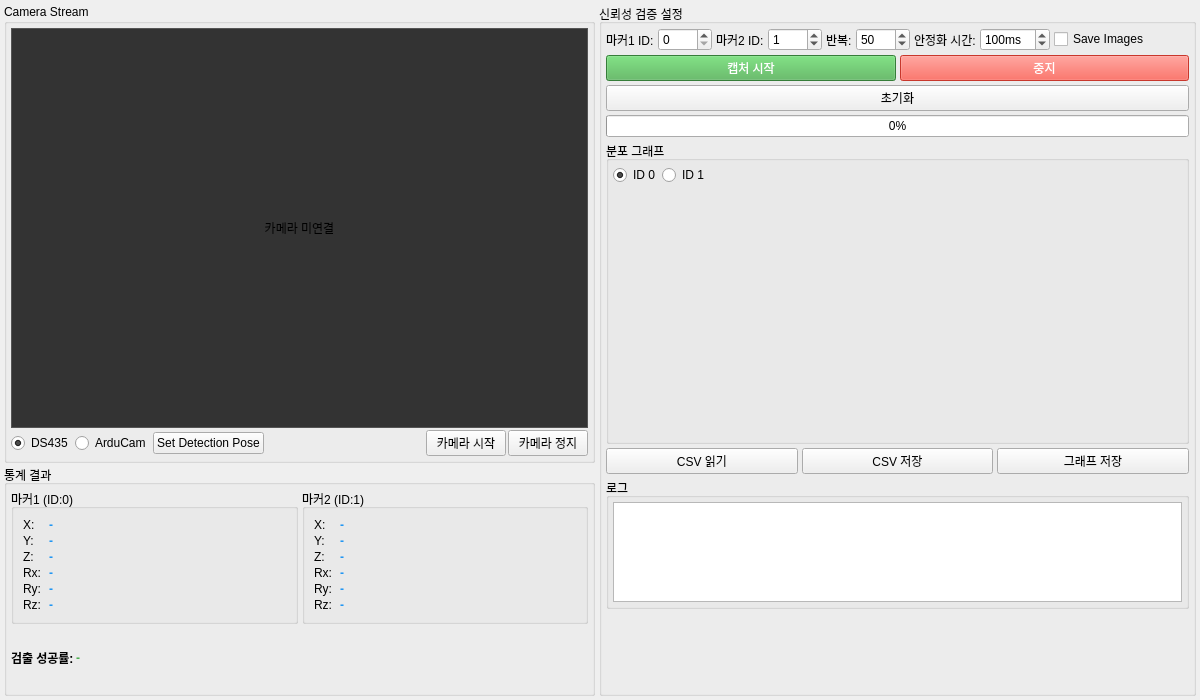
<?xml version="1.0" encoding="UTF-8"?>
<ui version="4.0">
 <class>TabArucoReliability</class>
 <widget class="QWidget" name="TabArucoReliability">
  <property name="geometry">
   <rect>
    <x>0</x>
    <y>0</y>
    <width>1200</width>
    <height>700</height>
   </rect>
  </property>
  <layout class="QHBoxLayout" name="horizontalLayoutArucoReliability">
   <property name="spacing">
    <number>4</number>
   </property>
   <property name="leftMargin">
    <number>4</number>
   </property>
   <property name="topMargin">
    <number>4</number>
   </property>
   <property name="rightMargin">
    <number>4</number>
   </property>
   <property name="bottomMargin">
    <number>4</number>
   </property>
   <!-- Left: Camera Stream + Results -->
   <item>
    <widget class="QWidget" name="widgetLeft">
     <layout class="QVBoxLayout" name="verticalLayoutLeft">
      <property name="spacing">
       <number>2</number>
      </property>
      <property name="leftMargin">
       <number>0</number>
      </property>
      <property name="topMargin">
       <number>0</number>
      </property>
      <property name="rightMargin">
       <number>0</number>
      </property>
      <property name="bottomMargin">
       <number>0</number>
      </property>
      <!-- Camera View -->
      <item>
       <widget class="QGroupBox" name="groupCameraStream">
        <property name="title">
         <string>Camera Stream</string>
        </property>
        <layout class="QVBoxLayout" name="verticalLayoutCamera">
         <property name="spacing">
          <number>2</number>
         </property>
         <property name="leftMargin">
          <number>4</number>
         </property>
         <property name="topMargin">
          <number>4</number>
         </property>
         <property name="rightMargin">
          <number>4</number>
         </property>
         <property name="bottomMargin">
          <number>4</number>
         </property>
         <item>
          <widget class="QLabel" name="labelCameraView">
           <property name="sizePolicy">
            <sizepolicy hsizetype="Expanding" vsizetype="Fixed">
             <horstretch>0</horstretch>
             <verstretch>0</verstretch>
            </sizepolicy>
           </property>
           <property name="minimumSize">
            <size>
             <width>320</width>
             <height>400</height>
            </size>
           </property>
           <property name="maximumSize">
            <size>
             <width>16777215</width>
             <height>400</height>
            </size>
           </property>
           <property name="styleSheet">
            <string>background-color: #333333; border: 1px solid #555555;</string>
           </property>
           <property name="text">
            <string>카메라 미연결</string>
           </property>
           <property name="alignment">
            <set>Qt::AlignCenter</set>
           </property>
          </widget>
         </item>
         <item>
          <layout class="QHBoxLayout" name="horizontalLayoutCameraButtons">
           <item>
            <widget class="QRadioButton" name="radioDS435">
             <property name="text">
              <string>DS435</string>
             </property>
             <property name="checked">
              <bool>true</bool>
             </property>
            </widget>
           </item>
           <item>
            <widget class="QRadioButton" name="radioArduCam">
             <property name="text">
              <string>ArduCam</string>
             </property>
            </widget>
           </item>
           <item>
            <widget class="QPushButton" name="btnSetDetectionPose">
             <property name="text">
              <string>Set Detection Pose</string>
             </property>
            </widget>
           </item>
           <item>
            <spacer name="horizontalSpacerCameraSelect">
             <property name="orientation">
              <enum>Qt::Horizontal</enum>
             </property>
             <property name="sizeHint" stdset="0">
              <size>
               <width>20</width>
               <height>20</height>
              </size>
             </property>
            </spacer>
           </item>
           <item>
            <widget class="QPushButton" name="btnStartCamera">
             <property name="text">
              <string>카메라 시작</string>
             </property>
            </widget>
           </item>
           <item>
            <widget class="QPushButton" name="btnStopCamera">
             <property name="text">
              <string>카메라 정지</string>
             </property>
            </widget>
           </item>
          </layout>
         </item>
        </layout>
       </widget>
      </item>
      <!-- Statistics Results -->
      <item>
       <widget class="QGroupBox" name="groupStatistics">
        <property name="title">
         <string>통계 결과</string>
        </property>
        <layout class="QVBoxLayout" name="verticalLayoutStatistics">
         <property name="spacing">
          <number>2</number>
         </property>
         <property name="leftMargin">
          <number>4</number>
         </property>
         <property name="topMargin">
          <number>4</number>
         </property>
         <property name="rightMargin">
          <number>4</number>
         </property>
         <property name="bottomMargin">
          <number>4</number>
         </property>
         <!-- Dual Marker Layout -->
         <item>
          <layout class="QHBoxLayout" name="horizontalLayoutDualStats">
           <property name="spacing">
            <number>4</number>
           </property>
           <!-- Marker1 Statistics Group -->
           <item>
            <widget class="QGroupBox" name="groupMarker1Stats">
             <property name="title">
              <string>마커1 (ID:0)</string>
             </property>
             <layout class="QFormLayout" name="formLayoutMarker1">
              <property name="horizontalSpacing">
               <number>8</number>
              </property>
              <property name="verticalSpacing">
               <number>2</number>
              </property>
              <item row="0" column="0">
               <widget class="QLabel" name="labelXM1">
                <property name="text">
                 <string>X:</string>
                </property>
               </widget>
              </item>
              <item row="0" column="1">
               <widget class="QLabel" name="labelXMeanValue">
                <property name="text">
                 <string>-</string>
                </property>
                <property name="styleSheet">
                 <string>font-weight: bold; color: #2196F3;</string>
                </property>
               </widget>
              </item>
              <item row="1" column="0">
               <widget class="QLabel" name="labelYM1">
                <property name="text">
                 <string>Y:</string>
                </property>
               </widget>
              </item>
              <item row="1" column="1">
               <widget class="QLabel" name="labelYMeanValue">
                <property name="text">
                 <string>-</string>
                </property>
                <property name="styleSheet">
                 <string>font-weight: bold; color: #2196F3;</string>
                </property>
               </widget>
              </item>
              <item row="2" column="0">
               <widget class="QLabel" name="labelZM1">
                <property name="text">
                 <string>Z:</string>
                </property>
               </widget>
              </item>
              <item row="2" column="1">
               <widget class="QLabel" name="labelZMeanValue">
                <property name="text">
                 <string>-</string>
                </property>
                <property name="styleSheet">
                 <string>font-weight: bold; color: #2196F3;</string>
                </property>
               </widget>
              </item>
              <item row="3" column="0">
               <widget class="QLabel" name="labelRxM1">
                <property name="text">
                 <string>Rx:</string>
                </property>
               </widget>
              </item>
              <item row="3" column="1">
               <widget class="QLabel" name="labelRxMeanValue">
                <property name="text">
                 <string>-</string>
                </property>
                <property name="styleSheet">
                 <string>font-weight: bold; color: #2196F3;</string>
                </property>
               </widget>
              </item>
              <item row="4" column="0">
               <widget class="QLabel" name="labelRyM1">
                <property name="text">
                 <string>Ry:</string>
                </property>
               </widget>
              </item>
              <item row="4" column="1">
               <widget class="QLabel" name="labelRyMeanValue">
                <property name="text">
                 <string>-</string>
                </property>
                <property name="styleSheet">
                 <string>font-weight: bold; color: #2196F3;</string>
                </property>
               </widget>
              </item>
              <item row="5" column="0">
               <widget class="QLabel" name="labelRzM1">
                <property name="text">
                 <string>Rz:</string>
                </property>
               </widget>
              </item>
              <item row="5" column="1">
               <widget class="QLabel" name="labelRzMeanValue">
                <property name="text">
                 <string>-</string>
                </property>
                <property name="styleSheet">
                 <string>font-weight: bold; color: #2196F3;</string>
                </property>
               </widget>
              </item>
             </layout>
            </widget>
           </item>
           <!-- Marker2 Statistics Group -->
           <item>
            <widget class="QGroupBox" name="groupMarker2Stats">
             <property name="title">
              <string>마커2 (ID:1)</string>
             </property>
             <layout class="QFormLayout" name="formLayoutMarker2">
              <property name="horizontalSpacing">
               <number>8</number>
              </property>
              <property name="verticalSpacing">
               <number>2</number>
              </property>
              <item row="0" column="0">
               <widget class="QLabel" name="labelXM2">
                <property name="text">
                 <string>X:</string>
                </property>
               </widget>
              </item>
              <item row="0" column="1">
               <widget class="QLabel" name="labelXMeanValueM2">
                <property name="text">
                 <string>-</string>
                </property>
                <property name="styleSheet">
                 <string>font-weight: bold; color: #2196F3;</string>
                </property>
               </widget>
              </item>
              <item row="1" column="0">
               <widget class="QLabel" name="labelYM2">
                <property name="text">
                 <string>Y:</string>
                </property>
               </widget>
              </item>
              <item row="1" column="1">
               <widget class="QLabel" name="labelYMeanValueM2">
                <property name="text">
                 <string>-</string>
                </property>
                <property name="styleSheet">
                 <string>font-weight: bold; color: #2196F3;</string>
                </property>
               </widget>
              </item>
              <item row="2" column="0">
               <widget class="QLabel" name="labelZM2">
                <property name="text">
                 <string>Z:</string>
                </property>
               </widget>
              </item>
              <item row="2" column="1">
               <widget class="QLabel" name="labelZMeanValueM2">
                <property name="text">
                 <string>-</string>
                </property>
                <property name="styleSheet">
                 <string>font-weight: bold; color: #2196F3;</string>
                </property>
               </widget>
              </item>
              <item row="3" column="0">
               <widget class="QLabel" name="labelRxM2">
                <property name="text">
                 <string>Rx:</string>
                </property>
               </widget>
              </item>
              <item row="3" column="1">
               <widget class="QLabel" name="labelRxMeanValueM2">
                <property name="text">
                 <string>-</string>
                </property>
                <property name="styleSheet">
                 <string>font-weight: bold; color: #2196F3;</string>
                </property>
               </widget>
              </item>
              <item row="4" column="0">
               <widget class="QLabel" name="labelRyM2">
                <property name="text">
                 <string>Ry:</string>
                </property>
               </widget>
              </item>
              <item row="4" column="1">
               <widget class="QLabel" name="labelRyMeanValueM2">
                <property name="text">
                 <string>-</string>
                </property>
                <property name="styleSheet">
                 <string>font-weight: bold; color: #2196F3;</string>
                </property>
               </widget>
              </item>
              <item row="5" column="0">
               <widget class="QLabel" name="labelRzM2">
                <property name="text">
                 <string>Rz:</string>
                </property>
               </widget>
              </item>
              <item row="5" column="1">
               <widget class="QLabel" name="labelRzMeanValueM2">
                <property name="text">
                 <string>-</string>
                </property>
                <property name="styleSheet">
                 <string>font-weight: bold; color: #2196F3;</string>
                </property>
               </widget>
              </item>
             </layout>
            </widget>
           </item>
          </layout>
         </item>
         <!-- Detection Rate -->
         <item>
          <layout class="QHBoxLayout" name="horizontalLayoutDetectionRate">
           <item>
            <widget class="QLabel" name="labelDetectionRate">
             <property name="text">
              <string>검출 성공률:</string>
             </property>
             <property name="styleSheet">
              <string>font-weight: bold;</string>
             </property>
            </widget>
           </item>
           <item>
            <widget class="QLabel" name="labelDetectionRateValue">
             <property name="text">
              <string>-</string>
             </property>
             <property name="styleSheet">
              <string>font-weight: bold; color: #4CAF50;</string>
             </property>
            </widget>
           </item>
           <item>
            <spacer name="horizontalSpacerDetectionRate">
             <property name="orientation">
              <enum>Qt::Horizontal</enum>
             </property>
             <property name="sizeHint" stdset="0">
              <size>
               <width>40</width>
               <height>20</height>
              </size>
             </property>
            </spacer>
           </item>
          </layout>
         </item>
        </layout>
       </widget>
      </item>
     </layout>
    </widget>
   </item>
   <!-- Right: Control Panel -->
   <item>
    <widget class="QGroupBox" name="groupControl">
     <property name="title">
      <string>신뢰성 검증 설정</string>
     </property>
     <property name="minimumSize">
      <size>
       <width>300</width>
       <height>0</height>
      </size>
     </property>
     <layout class="QVBoxLayout" name="verticalLayoutControl">
      <property name="spacing">
       <number>4</number>
      </property>
      <property name="leftMargin">
       <number>4</number>
      </property>
      <property name="topMargin">
       <number>4</number>
      </property>
      <property name="rightMargin">
       <number>4</number>
      </property>
      <property name="bottomMargin">
       <number>4</number>
      </property>
      <!-- Settings (Dual Tag ID, Repeat Count, Stabilization Delay) -->
      <item>
       <layout class="QHBoxLayout" name="horizontalLayoutSettings">
        <item>
         <widget class="QLabel" name="labelTagID1">
          <property name="text">
           <string>마커1 ID:</string>
          </property>
         </widget>
        </item>
        <item>
         <widget class="QSpinBox" name="spinTagID1">
          <property name="minimum">
           <number>0</number>
          </property>
          <property name="maximum">
           <number>1000</number>
          </property>
          <property name="value">
           <number>0</number>
          </property>
         </widget>
        </item>
        <item>
         <widget class="QLabel" name="labelTagID2">
          <property name="text">
           <string>마커2 ID:</string>
          </property>
         </widget>
        </item>
        <item>
         <widget class="QSpinBox" name="spinTagID2">
          <property name="minimum">
           <number>0</number>
          </property>
          <property name="maximum">
           <number>1000</number>
          </property>
          <property name="value">
           <number>1</number>
          </property>
         </widget>
        </item>
        <item>
         <widget class="QLabel" name="labelRepeatCount">
          <property name="text">
           <string>반복:</string>
          </property>
         </widget>
        </item>
        <item>
         <widget class="QSpinBox" name="spinRepeatCount">
          <property name="minimum">
           <number>10</number>
          </property>
          <property name="maximum">
           <number>1000</number>
          </property>
          <property name="singleStep">
           <number>10</number>
          </property>
          <property name="value">
           <number>50</number>
          </property>
         </widget>
        </item>
        <item>
         <widget class="QLabel" name="labelStabilizationDelay">
          <property name="text">
           <string>안정화 시간:</string>
          </property>
          <property name="toolTip">
           <string>캡처 간 대기 시간</string>
          </property>
         </widget>
        </item>
        <item>
         <widget class="QSpinBox" name="spinStabilizationDelay">
          <property name="minimum">
           <number>0</number>
          </property>
          <property name="maximum">
           <number>2000</number>
          </property>
          <property name="singleStep">
           <number>50</number>
          </property>
          <property name="value">
           <number>100</number>
          </property>
          <property name="suffix">
           <string>ms</string>
          </property>
         </widget>
        </item>
        <item>
         <widget class="QCheckBox" name="checkSaveImages">
          <property name="text">
           <string>Save Images</string>
          </property>
          <property name="toolTip">
           <string>캡처 시 이미지와 CSV를 타임스탬프 폴더에 저장</string>
          </property>
         </widget>
        </item>
        <item>
         <spacer name="horizontalSpacerSettings">
          <property name="orientation">
           <enum>Qt::Horizontal</enum>
          </property>
          <property name="sizeHint" stdset="0">
           <size>
            <width>40</width>
            <height>20</height>
           </size>
          </property>
         </spacer>
        </item>
       </layout>
      </item>
      <!-- Control Buttons -->
      <item>
       <layout class="QHBoxLayout" name="horizontalLayoutControlButtons">
        <item>
         <widget class="QPushButton" name="btnStartCapture">
          <property name="text">
           <string>캡처 시작</string>
          </property>
          <property name="styleSheet">
           <string>background-color: #4CAF50; color: white;</string>
          </property>
         </widget>
        </item>
        <item>
         <widget class="QPushButton" name="btnStopCapture">
          <property name="text">
           <string>중지</string>
          </property>
          <property name="styleSheet">
           <string>background-color: #F44336; color: white;</string>
          </property>
          <property name="enabled">
           <bool>false</bool>
          </property>
         </widget>
        </item>
       </layout>
      </item>
      <item>
       <widget class="QPushButton" name="btnReset">
        <property name="text">
         <string>초기화</string>
        </property>
       </widget>
      </item>
      <!-- Progress Bar -->
      <item>
       <widget class="QProgressBar" name="progressBar">
        <property name="value">
         <number>0</number>
        </property>
        <property name="textVisible">
         <bool>true</bool>
        </property>
       </widget>
      </item>
      <!-- Graph Area -->
      <item>
       <widget class="QGroupBox" name="groupGraphs">
        <property name="title">
         <string>분포 그래프</string>
        </property>
        <layout class="QVBoxLayout" name="verticalLayoutGraphs">
         <property name="spacing">
          <number>2</number>
         </property>
         <property name="leftMargin">
          <number>4</number>
         </property>
         <property name="topMargin">
          <number>4</number>
         </property>
         <property name="rightMargin">
          <number>4</number>
         </property>
         <property name="bottomMargin">
          <number>4</number>
         </property>
         <!-- Graph Marker Selection -->
         <item>
          <layout class="QHBoxLayout" name="horizontalLayoutGraphSelect">
           <item>
            <widget class="QRadioButton" name="radioGraphID0">
             <property name="text">
              <string>ID 0</string>
             </property>
             <property name="checked">
              <bool>true</bool>
             </property>
            </widget>
           </item>
           <item>
            <widget class="QRadioButton" name="radioGraphID1">
             <property name="text">
              <string>ID 1</string>
             </property>
            </widget>
           </item>
           <item>
            <spacer name="horizontalSpacerGraphSelect">
             <property name="orientation">
              <enum>Qt::Horizontal</enum>
             </property>
             <property name="sizeHint" stdset="0">
              <size>
               <width>40</width>
               <height>20</height>
              </size>
             </property>
            </spacer>
           </item>
          </layout>
         </item>
         <item>
          <widget class="QWidget" name="widgetGraphCanvas">
           <property name="minimumSize">
            <size>
             <width>300</width>
             <height>250</height>
            </size>
           </property>
          </widget>
         </item>
        </layout>
       </widget>
      </item>
      <!-- Export Buttons -->
      <item>
       <layout class="QHBoxLayout" name="horizontalLayoutExport">
        <item>
         <widget class="QPushButton" name="btnLoadCSV">
          <property name="text">
           <string>CSV 읽기</string>
          </property>
         </widget>
        </item>
        <item>
         <widget class="QPushButton" name="btnExportCSV">
          <property name="text">
           <string>CSV 저장</string>
          </property>
         </widget>
        </item>
        <item>
         <widget class="QPushButton" name="btnExportGraph">
          <property name="text">
           <string>그래프 저장</string>
          </property>
         </widget>
        </item>
       </layout>
      </item>
      <!-- Log Area -->
      <item>
       <widget class="QGroupBox" name="groupLog">
        <property name="title">
         <string>로그</string>
        </property>
        <layout class="QVBoxLayout" name="verticalLayoutLog">
         <property name="spacing">
          <number>2</number>
         </property>
         <property name="leftMargin">
          <number>4</number>
         </property>
         <property name="topMargin">
          <number>4</number>
         </property>
         <property name="rightMargin">
          <number>4</number>
         </property>
         <property name="bottomMargin">
          <number>4</number>
         </property>
         <item>
          <widget class="QPlainTextEdit" name="textLog">
           <property name="minimumSize">
            <size>
             <width>0</width>
             <height>100</height>
            </size>
           </property>
           <property name="maximumSize">
            <size>
             <width>16777215</width>
             <height>100</height>
            </size>
           </property>
           <property name="readOnly">
            <bool>true</bool>
           </property>
          </widget>
         </item>
        </layout>
       </widget>
      </item>
      <item>
       <spacer name="verticalSpacerControl">
        <property name="orientation">
         <enum>Qt::Vertical</enum>
        </property>
        <property name="sizeHint" stdset="0">
         <size>
          <width>20</width>
          <height>40</height>
         </size>
        </property>
       </spacer>
      </item>
     </layout>
    </widget>
   </item>
  </layout>
 </widget>
 <resources/>
 <connections/>
</ui>
